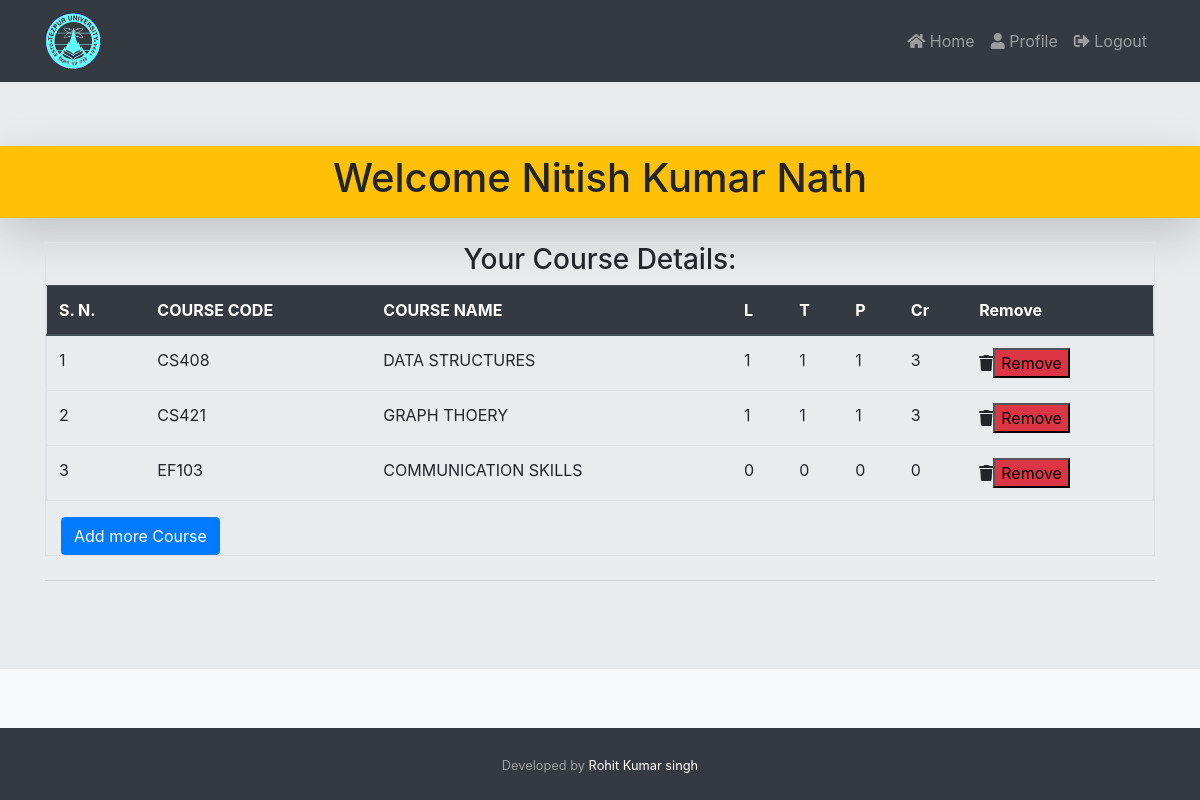
Page / (signed in) on the committed database.
### tables this page shows
CREATE TABLE `user_course` (
  `id` int(11) NOT NULL,
  `user_id` int(11) NOT NULL,
  `course_code` varchar(50) NOT NULL,
  `course_name` varchar(50) NOT NULL,
  `l` varchar(50) NOT NULL,
  `t` varchar(50) NOT NULL,
  `p` varchar(50) NOT NULL,
  `cr` varchar(50) NOT NULL
);

### index.php (the view, shortened to what this page needs)
<?php
 include('include/header.php');
 include 'connection.php';
 ?>
  <div class="jumbotron jumbotron-fluid">
  	<div class="bg-warning shadow-lg p-2">
  		<h1 class="text-center">Welcome <?php echo $_SESSION['fullname']?></h1>
  	</div>
    <div class="container">
        <div class="mt-4 border">
        	<table class="table table-hover border">
			         <?php
			            $a_q="select * from user_course where user_id=".$_SESSION['user_id'].";";
			            $re=mysqli_query($conn, $a_q);
			        if (mysqli_num_rows($re)>0) {
			            	?>
			    <thead class="thead-dark">
			    	<tr>
					    <h3 class="text-center">Your Course Details:</h3>
					</tr>
			      <tr>
			      	<th>S. N.</th>
			        <th>COURSE CODE</th>
			        <th>COURSE NAME</th>
			        <th>L</th>
			        <th>T</th>
			        <th>P</th>
			        <th>Cr</th>
			        <th>Remove</th>
			      </tr>
			    </thead>
			    <tbody>
			       <?php
			       $co=1;
			          while ($r=mysqli_fetch_assoc($re)) {
			       ?>
			     <tr>
			      <td><?php echo $co;?></td>
			      <td><?php echo $r['course_code']?></td>
			      <td><?php echo $r['course_name']?></td>
			      <td><?php echo $r['l']?></td>
			      <td><?php echo $r['t']?></td>
			      <td><?php echo $r['p']?></td>
			      <td><?php echo $r['cr']?></td>
			      <td>
			      	<form method="POST">
			      		<i class="fa fa-trash"></i><input type="submit" name="remove" value="Remove" class="bt bg-danger" title="Click to Remove Course">
			     	</form>
			     </td>
			     </tr>
			         <?php
			             $co++;
			             }
			       	}
			       	?>
			    </tbody>
		  	</table>
		  	<div class="container">
				<a class="btn btn-primary btn-end" href="add_course.php">Add more Course</a>
			</div>
        </div>
        <hr class="my-4">
    </div>
  </div>
<?php include('include/footer.php'); ?>

### rows in the picture
user_course: course_code "CS408", course_name "DATA STRUCTURES", l "1", t "1", p "1", cr "3"
user_course: course_code "CS421", course_name "GRAPH THOERY", l "1", t "1", p "1", cr "3"
user_course: course_code "EF103", course_name "COMMUNICATION SKILLS", l "0", t "0", p "0", cr "0"

### other values in the picture
$_SESSION['fullname'] "Nitish Kumar Nath"
